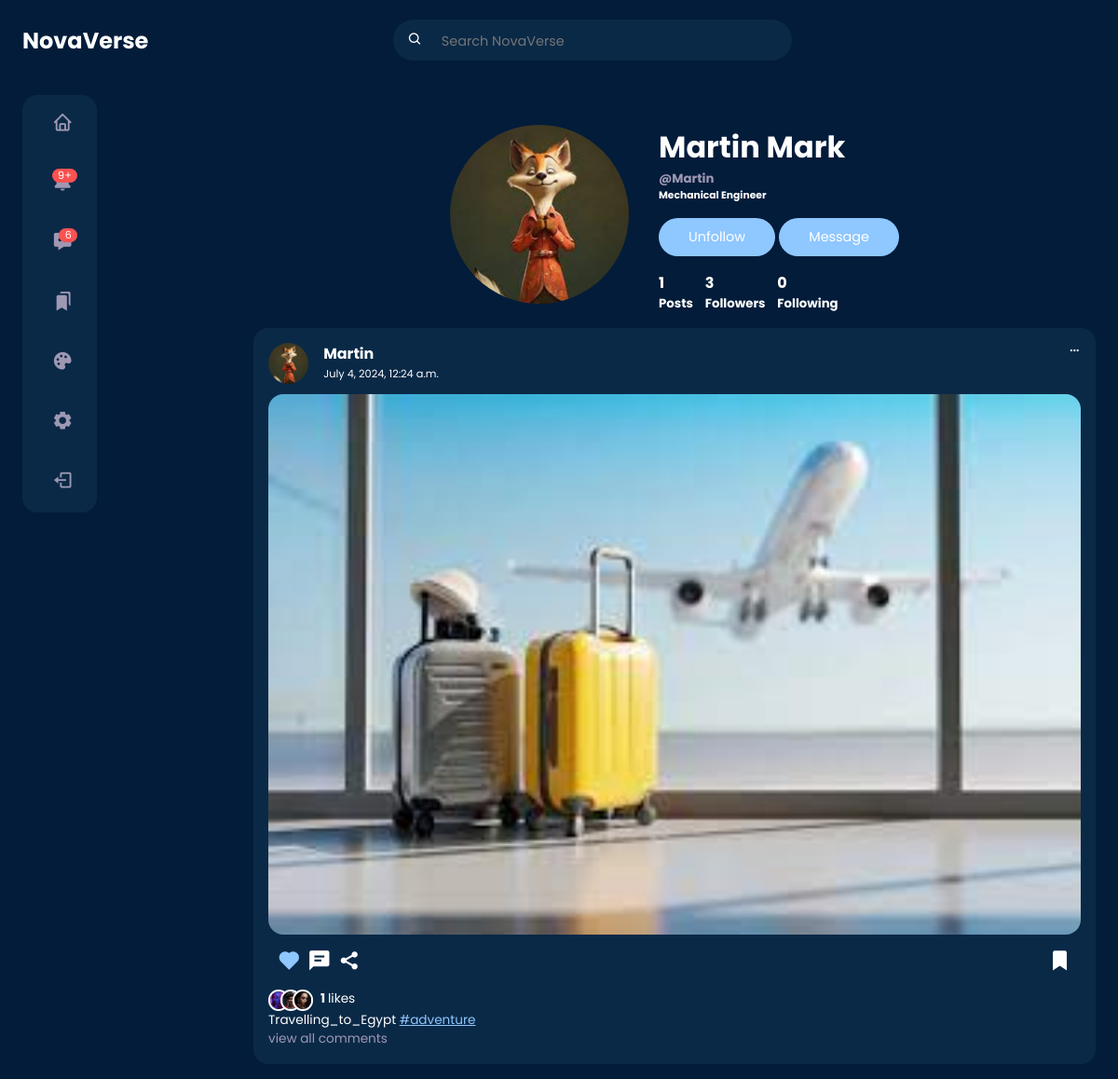
The app's page /Martin/ (signed in) with its own data.
### userauth/models.py (models this page shows, shortened)
class Profile(models.Model):
    user = models.OneToOneField(User, on_delete=models.CASCADE)
    first_name = models.CharField(max_length=100, null=True, blank=True)
    last_name = models.CharField(max_length=100, null=True, blank=True)
    location = models.CharField(max_length=100, null=True, blank=True)
    url = models.URLField(max_length=1000, null=True, blank=True)
    bio = models.TextField(max_length=200, null=True, blank=True)
    created = models.DateField(auto_now_add=True)
    picture = models.ImageField(
        upload_to=user_directory_path,
        null=True,
        blank=True,
        default="img/default.jpg",
        verbose_name="profile-Picture",
    )
    favourite = models.ManyToManyField(Post)

### post/models.py (models this page shows, shortened)
class Post(models.Model):
    id = models.UUIDField(primary_key=True, default=uuid.uuid4, editable=False)
    picture = models.ImageField(
        upload_to=user_directory_path, verbose_name="Picture", null=True
    )
    caption = models.CharField(max_length=10000, verbose_name="Caption")
    posted = models.DateTimeField(auto_now_add=True)
    tags = models.ManyToManyField(Tag, related_name="tags")
    user = models.ForeignKey(User, on_delete=models.CASCADE)
    likes = models.IntegerField(default=0)

class Tag(models.Model):
    title = models.CharField(max_length=100, verbose_name="Tag")
    slug = models.SlugField(null=False, unique=True, default=uuid.uuid1)
    class Meta:
        verbose_name = "Tag"
        verbose_name_plural = "Tags"

### userauth/views.py (the view)
# urls.py: path("<username>/", views.userProfile, name="profile"),
def userProfile(request, username):
    user = get_object_or_404(User, username=username)
    profile = Profile.objects.get(user=user)
    posts = Post.objects.filter(user=user).order_by("-posted")
    logged_user_profile = Profile.objects.get(user=request.user)
    for post in posts:
        post.liked = Likes.objects.filter(user=request.user, post=post).exists()
        post.is_favourite = logged_user_profile.favourite.filter(id=post.id).exists()
    post_count = Post.objects.filter(user=user).count()
    following_count = Follow.objects.filter(follower=user).count()
    followers_count = Follow.objects.filter(following=user).count()
    follow_status = Follow.objects.filter(following=user, follower=request.user).exists
    context = {
        "posts": posts,
        "profile": profile,
        "post_count": post_count,
        "following_count": following_count,
        "followers_count": followers_count,
        "follow_status": follow_status,
    }
    return render(request, "profile.html", context)

### templates/profile.html (shortened to what this page needs)
{% load static %}
<!DOCTYPE html>
<html lang="en">
<head>
	<link rel="stylesheet" href="{% static 'style/home.css' %}">
	<link rel="stylesheet" href="{% static 'style/profile.css' %}">
	<link href='https://unpkg.com/boxicons@2.1.4/css/boxicons.min.css' rel='stylesheet'>
</head>
<body>
	{% include 'nav.html' %}
	<main>
		<div class="container">
			<div class="left">
				{% include 'sidebar.html' %}
			</div>
			<div class="middle">
				<div class="profile">
					<div class="profile-photo">
						<a href="{% url 'profile' profile.user.username %}">
							{% if profile.picture %}
							<img src="{{ profile.picture.url }}" alt="">
							{% else %}
							<img src="{% static 'img/default.jpg' %}" alt="Default Profile Picture">
							{% endif %}
						</a>
					</div>
					<div class="user-info">
						<div>
							<h1>{{profile.first_name}} {{profile.last_name}}</h1>
							<h5 class="text-muted">@{{profile.user.username}}</h5>
							<h6> {{profile.bio}}</h6>
						</div>
						<div>
							{% if request.user == profile.user %}
							<a href="{% url 'edit-profile' %}" class="btn btn-primary">Edit Profile</a>
							{% else %}
							{% if not follow_status %}
							<a href="{% url 'follow' profile.user.username 1 %}" class="btn btn-primary">Follow</a>
							{% else %}
							<a href="{% url 'follow' profile.user.username 0 %}" class="btn btn-primary">Unfollow</a>
							{% endif %}
							<a href="{% url 'new-message' profile.user.username %}" class="btn btn-primary">Message</a>
							{% endif %}
						</div>
						<div class="account-stats">
							<div>
								<h4>
									{% if not post_count %}
									0
									{% else %}
									{{post_count}}
									{% endif %}
								</h4>
								<h5>Posts</h5>
							</div>
							<div>
								<h4>
									{% if not followers_count %}
									0
									{% else %}
									{{followers_count}}
									{% endif %}
								</h4>
								<h5>Followers</h5>
							</div>
							<div>
								<h4>
									{% if not following_count %}
									0
									{% else %}
									{{following_count}}
									{% endif %}
								</h4>
								<h5>Following</h5>
							</div>
						</div>
					</div>
				</div>
				<div class="feeds">
					{% for post in posts %}
					<div class="feed">
						<div class="head">
							<div class="user">
								<div class="profile-photo">
									<a href="{% url 'profile' profile.user.username %}">
										{% if profile.picture %}
										<img src="{{ profile.picture.url }}" alt="">
										{% else %}
										<img src="{% static 'img/default.jpg' %}" alt="Default Profile Picture">
										{% endif %}
									</a>
								</div>
								<div class="info">
									<h3>{{ post.user.username }}</h3>
									<small>{{ post.posted }}</small>
								</div>
							</div>
							<span class="edit">
								<i class='bx bx-dots-horizontal-rounded'></i>
							</span>
						</div>
						<div class="photo">
							<a href="{% url 'post-detail' post.id %}"><img src="{{ post.picture.url }}"></a>
						</div>
						<div class="action-buttons">
							<div class="interaction-buttons">
								<span>
									<a href="{% url 'like' post.id %}" class="like-button" data-id="{{ post.id }}">
										<i id="like-icon-{{ post.id }}"
											class='bx bxs-heart {% if post.liked %} liked {% endif %}'></i>
									</a>
								</span>
								<span><i class='bx bxs-comment-detail'></i></span>
								<span><i class='bx bxs-share-alt'></i></span>
							</div>
							<div class="bookmark">
								<span>
									<a href="{% url 'favourite' post.id %}" class="favourite-button"
										data-id="{{post.id}}">
										<i class='bx bxs-bookmark {% if post.is_favourite %} liked {% endif %}'></i>
									</a>
								</span>
							</div>
						</div>
						<div class="liked-by">
							<span><img src="{% static 'img/profile-10.jpg' %}"></span>
							<span><img src="{% static 'img/profile-11.jpg' %}"></span>
							<span><img src="{% static 'img/profile-12.jpg' %}"></span>
							<p><b id="like-count-{{ post.id }}"> {{ post.likes }}
								</b> likes</p>
						</div>
						<div class="caption">
							<p>
								{{post.caption}}
								{% for tag in post.tags.all %}
								<a href="{{tag.get_absolute_url}}"><span class="harsh-tag">
										#{{tag.title}}</span></a>
								{% endfor %}
							</p>
						</div>
						<div class="comment text-muted">
							view all comments
						</div>
					</div>
					{% endfor %}
				</div>
			</div>
		</div>
	</main>
</body>
</html>

### static/style/home.css (style rules this page uses)
:root { --primary-color-hue: 210; --btn-color: hsl(var(--primary-color-hue), 100%, 78%); --colour-white: hsl(252, 30%, 100%); --colour-light: hsl(252, 30%, 95%); --colour-gray: hsl(252, 15%, 65%); --colour-primary: hsl(213, 89%, 12%); --colour-primary-theme: 10, 41, 73; --colour-secondary: hsl(210, 75%, 16%); --colour-success: hsl(120, 95%, 65%); --colour-danger: hsl(0, 95%, 65%); --border-radius: 2rem; --card-border-radius: 1rem; --btn-padding: 0.6rem 2rem; --search-padding: 0.6rem 1rem; --card-padding: 1rem; --sticky-top-left: 5.4rem; --sticky-top-right: -18rem; --test: hsl(270, 89%, 12%); --test: hsl(270, 89%, 16%); }
* { margin: 0; padding: 0; outline: 0; box-sizing: border-box; font-family: "Poppins", sans-serif; text-decoration: none; border: none; list-style: none; }
a { text-decoration: none; color: inherit; }
body { color: var(--colour-white); background: var(--colour-primary); overflow-x: hidden; }
.container { width: 90%; margin: 0 auto; }
.profile-photo { width: 2.7rem; aspect-ratio: 1/1; border-radius: 50%; overflow: hidden; }
img { display: block; width: 100%; }
.btn { display: inline-block; padding: var(--btn-padding); border-radius: var(--border-radius); cursor: pointer; transition: all 300ms ease; font-size: 0.9rem; }
.btn-primary { background: var(--btn-color); color: var(--colour-white); }
.text-muted { color: var(--colour-gray); }
main { position: relative; top: 5.4rem; }
main .container { display: grid; grid-template-columns: 18vw auto 20vw; column-gap: 2rem; position: relative; }
main .container .left { height: max-content; position: sticky; top: var(--sticky-top-left); }
.middle .feeds .feed { background: var(--colour-secondary); border-radius: var(--card-border-radius); padding: var(--card-padding); margin: 1rem 0; font-size: 0.85rem; line-height: 1.5; }
.middle .feed .head { display: flex; justify-content: space-between; }
.middle .feed .user { display: flex; gap: 1rem; }
.middle .feed .photo { border-radius: var(--card-border-radius); overflow: hidden; margin: 0.7rem 0; }
.middle .feed .action-buttons { display: flex; justify-content: space-between; align-items: center; font-size: 1.6rem; margin: 0.6rem; }
.middle .feed .action-buttons i.liked { color: var(--btn-color); }
.middle .feed .liked-by { display: flex; }
.middle .feed .liked-by span { width: 1.4rem; height: 1.4rem; display: block; border-radius: 50%; overflow: hidden; border: 2px solid white; margin-left: -0.6rem; }
.middle .feed .liked-by span:first-child { margin: 0; }
.middle .feed .liked-by p { margin-left: 0.5rem; }
.middle .feed .caption a { text-decoration: underline; color: var(--btn-color); }
@media screen and (max-width: 1200px) { .container { width: 96%; } }
@media screen and (max-width: 1200px) { main .container { grid-template-columns: 5rem auto 30vw; gap: 1rem; } }
@media screen and (max-width: 1200px) { .left { width: 5rem; z-index: 5; } }

### static/style/profile.css (style rules this page uses)
main .container { display: grid; grid-template-columns: 18vw auto; column-gap: 2rem; position: relative; }
.middle .profile { display: grid; grid-template-columns: auto auto; gap: 2rem; justify-content: center; margin-top: 3rem; }
.middle .profile .profile-photo { width: 12rem; }
.middle .profile .user-info { display: flex; flex-direction: column; gap: 1rem; }
.middle .profile .account-stats { display: flex; gap: 0.8rem; }

### records on screen
Profile: picture (picture), first_name "Martin", last_name "Mark", user.username "Martin", bio "Mechanical Engineer"
Post: picture (picture), user.username "Martin", posted "July 4, 2024, 12:24 a.m.", likes "1", caption "Travelling_to_Egypt"
Tag: title "adventure"

### other values on screen
{{ post_count }} "1"
{{ followers_count }} "3"
